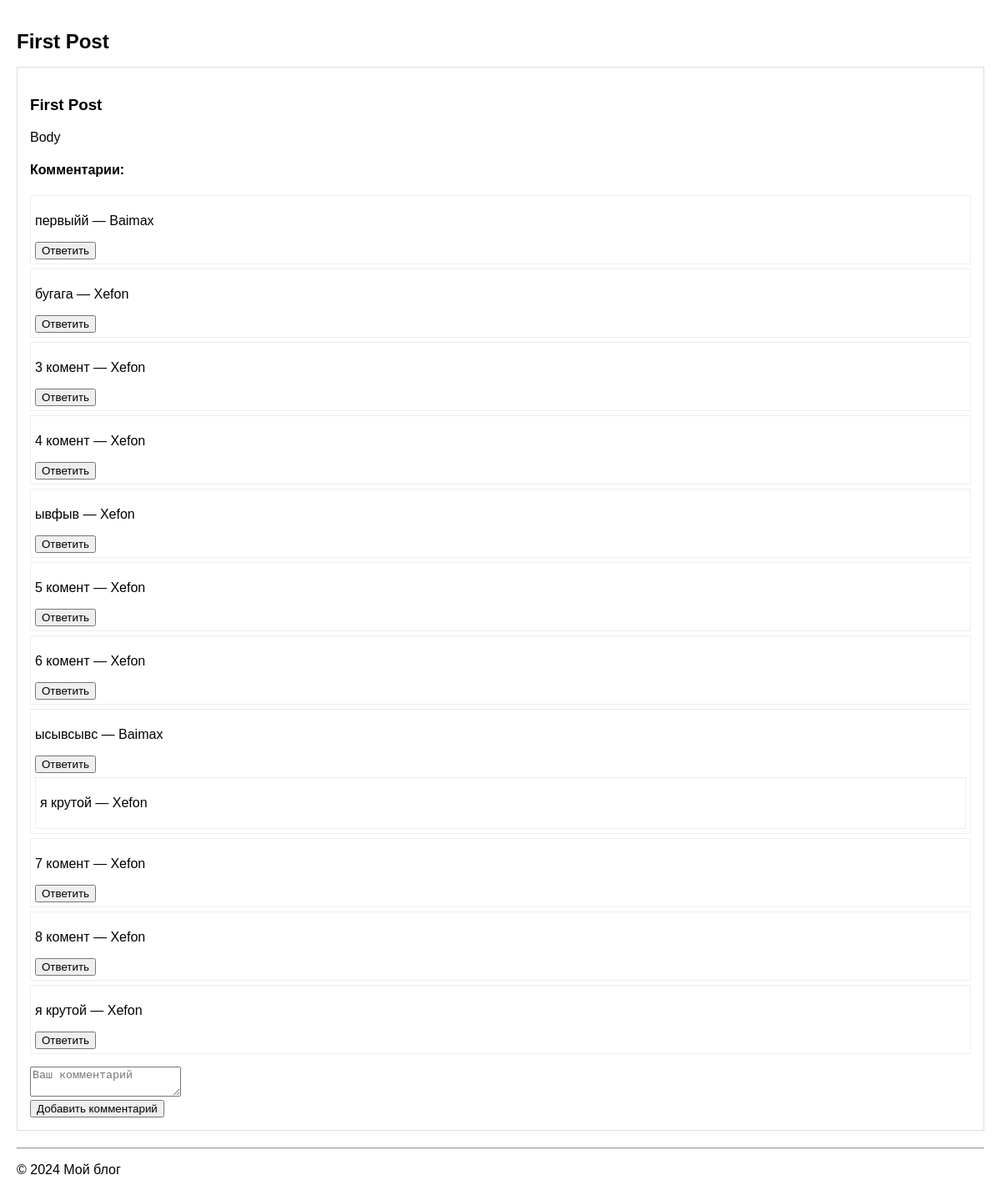
The app's page /posts/1/ with its own data.
### blog/models.py (models this page shows, shortened)
class Post(models.Model):
    title = models.CharField(max_length=255)
    body = models.TextField()
    author = models.ForeignKey(User, on_delete=models.CASCADE)
    category = models.ForeignKey(Category, related_name='posts', on_delete=models.SET_NULL, null=True, blank=True)
    tags = models.ManyToManyField(Tag, related_name='posts', blank=True)
    created_at = models.DateTimeField(auto_now_add=True)

class Comment(models.Model):
    post = models.ForeignKey('Post', related_name='comments', on_delete=models.CASCADE)
    author = models.ForeignKey(User, on_delete=models.CASCADE)
    text = models.TextField()
    parent = models.ForeignKey('self', null=True, blank=True, related_name='replies',
                               on_delete=models.CASCADE)  # Связь с родительским комментарием
    created_at = models.DateTimeField(auto_now_add=True)

### blog/views.py (the view)
# urls.py: path('posts/<int:post_id>/', post_detail, name='post-detail'),  # Детальный просмотр поста
def post_detail(request, post_id):
    post = get_object_or_404(Post, id=post_id)
    return render(request, 'post_detail.html', {'post': post})

### templates/post_detail.html (shortened to what this page needs)
{% extends 'base.html' %}
{% block heading %}{{ post.title }}{% endblock %}
{% block content %}
    <div class="post">
        <h3>{{ post.title }}</h3>
        <p>{{ post.body }}</p>
        <div class="comments">
            <h4>Комментарии:</h4>
            <div id="comment-list">
                {% for comment in post.comments.all %}
                    <div class="comment" data-comment-id="{{ comment.id }}">
                        <p>{{ comment.text }} — {{ comment.author.username }}</p>
                        {% if comment.author != request.user %}
                            <button onclick="showReplyForm({{ comment.id }})">Ответить</button>
                        {% endif %}
                        <div class="replies">
                            {% for reply in comment.replies.all %}
                                <div class="comment">
                                    <p>{{ reply.text }} — {{ reply.author.username }}</p>
                                </div>
                            {% endfor %}
                        </div>
                    </div>
                {% empty %}
                    <p>Комментариев пока нет.</p>
                {% endfor %}
            </div>
        </div>
        <form id="commentForm" data-post-id="{{ post.id }}">
            <textarea id="commentText" placeholder="Ваш комментарий" required></textarea><br>
            <button type="submit">Добавить комментарий</button>
        </form>
    </div>
{% endblock %}

### templates/base.html (style rules this page uses)
body { font-family: Arial, sans-serif; margin: 0; padding: 20px; }
.post { margin-bottom: 20px; padding: 15px; border: 1px solid #ddd; }
.comments { margin-top: 10px; }
.comment { margin-top: 5px; padding: 5px; border: 1px solid #eee; }
form { margin-top: 15px; }

### records on screen
Post: title "First Post", body "Body"
Comment: text "первыйй", author.username "Baimax"
Comment: text "бугага", author.username "Xefon"
Comment: text "3 комент", author.username "Xefon"
Comment: text "4 комент", author.username "Xefon"
Comment: text "ывфыв", author.username "Xefon"
Comment: text "5 комент", author.username "Xefon"
Comment: text "6 комент", author.username "Xefon"
Comment: text "ысывсывс", author.username "Baimax"
Comment: text "я крутой", author.username "Xefon"
Comment: text "7 комент", author.username "Xefon"
Comment: text "8 комент", author.username "Xefon"
